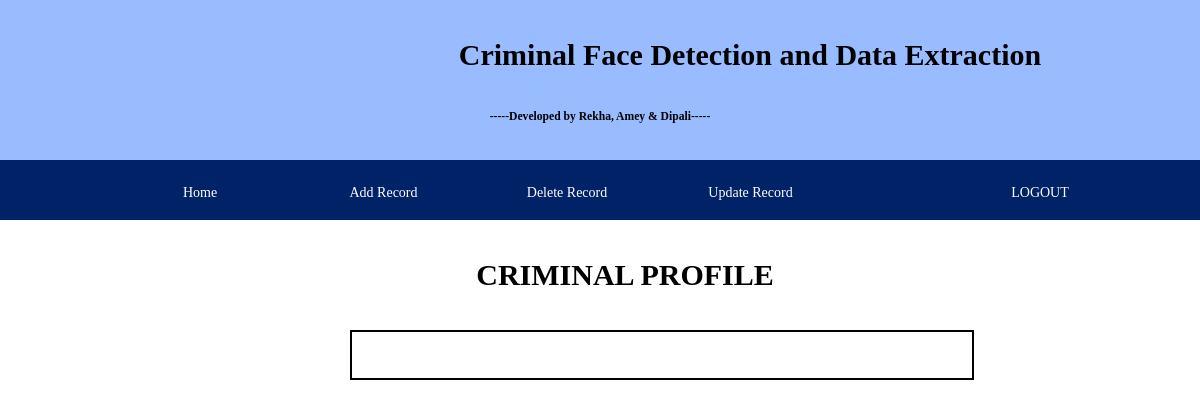
Page /view/99 on the earlier database version.
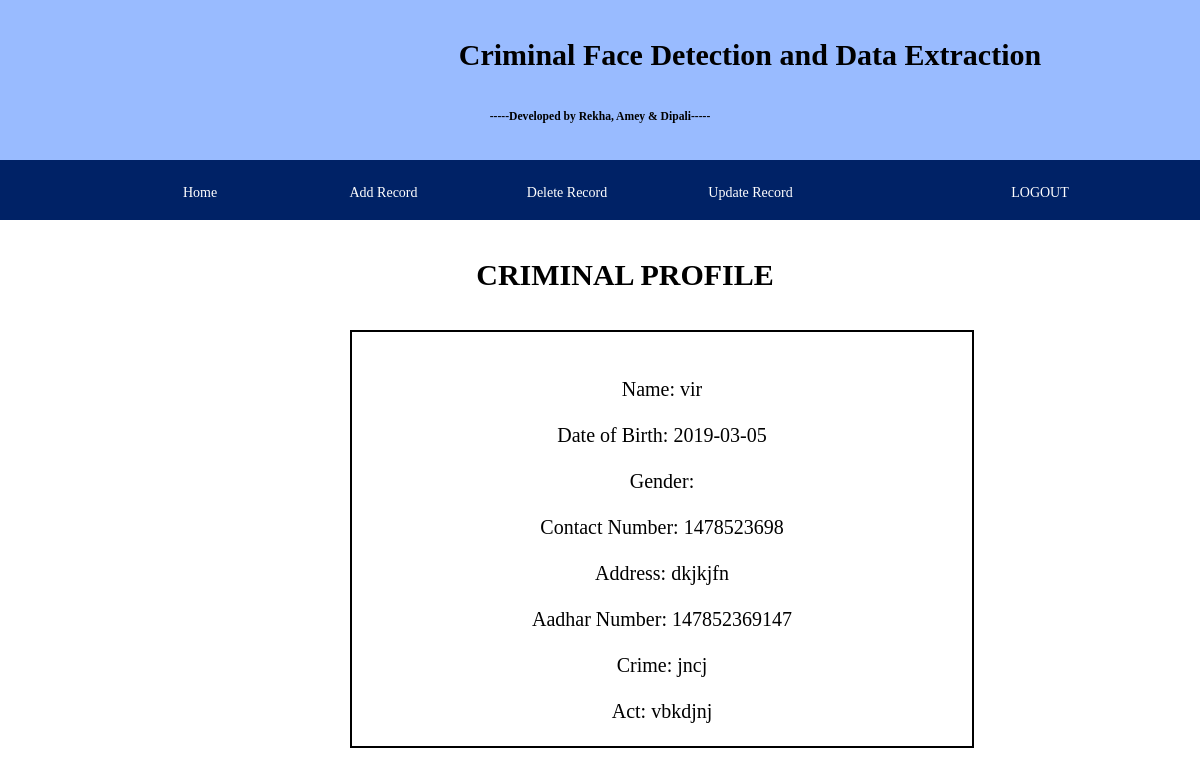
Same page on the later database version.
### tables this page shows
CREATE TABLE "users" (
	`id`	INTEGER NOT NULL PRIMARY KEY AUTOINCREMENT UNIQUE,
	`name`	TEXT NOT NULL,
	`dob`	TEXT,
	`gender`	TEXT,
	`contact`	INTEGER,
	`address`	TEXT,
	`aadhar`	INTEGER,
	`crime`	TEXT,
	`act`	TEXT,
	`created`	INTEGER
);

### app.py (the view)
@app.route('/view/<id>', methods=['POST', 'GET'])
def view(id):
    print (id)
    con = sqlite3.connect("database.db")
    con.row_factory = sqlite3.Row
    cur = con.cursor()
    cur.execute("SELECT * from users WHERE id=?", [id])
    results = cur.fetchall()
    con.commit()
    return render_template('criminal_profile.html', rows=results)

### templates/criminal_profile.html (shortened to what this page needs)
{% extends 'layout_police.html' %}
{% block content %}
<html>
<head>
    <link rel="stylesheet" href="{{ url_for('static', filename='app.css') }}">
</head>
<body>
    <h1>CRIMINAL PROFILE</h1>
    <div class="div">
        <br><br>
        {% for row in rows %}
        <p>Name: {{row["name"]}}</p><br>
        <p>Date of Birth: {{row["dob"]}}</p><br>
        <p>Gender:{{row["gender"]}}</p><br>
        <p>Contact Number: {{row["contact"]}}</p><br>
        <p>Address: {{row["address"]}}</p><br>
        <p>Aadhar Number: {{row["aadhar"]}}</p><br>
        <p>Crime: {{row["crime"]}}</p><br>
        <p>Act: {{row["act"]}}</p><br>
        {% endfor %}
    </div>
    <br><br>
</body>
{% endblock %}

Differences in the rows shown:
added users: name "vir", dob "2019-03-05", contact "1478523698", address "dkjkjfn", aadhar "147852369147", crime "jncj", act "vbkdjnj"
